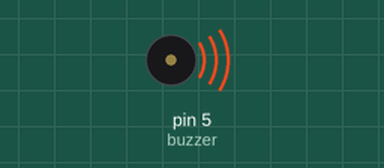
Bench run of a sketch on a simulated Arduino Uno, built with avr-gcc and run on an emulated ATmega328P. Shown: buzzer (waves = sounding).

Above: at 0.06 s.
Timing chart, 0 to 3.0 s (numbered marks = the images above):
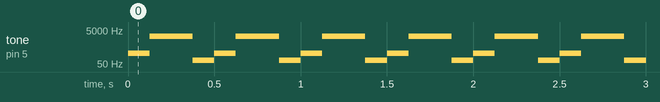

Measured:
- by itself, tone on pin 5 (buzzer): repeats every 0.50 s: 2093 Hz 0.25 s, 82 Hz 0.13 s, 220 Hz 0.13 s

The sketch:

3.10.7_Vidu4.ino
```cpp
int buzzer = 5;
void setup(){
    pinMode(buzzer, OUTPUT);
}

void loop(){
    tone(buzzer, 220, 125);
    delay(125);
    tone(buzzer, 2093, 250);
    delay(250);
    tone(buzzer, 82, 125);
    delay(125);
}
```
